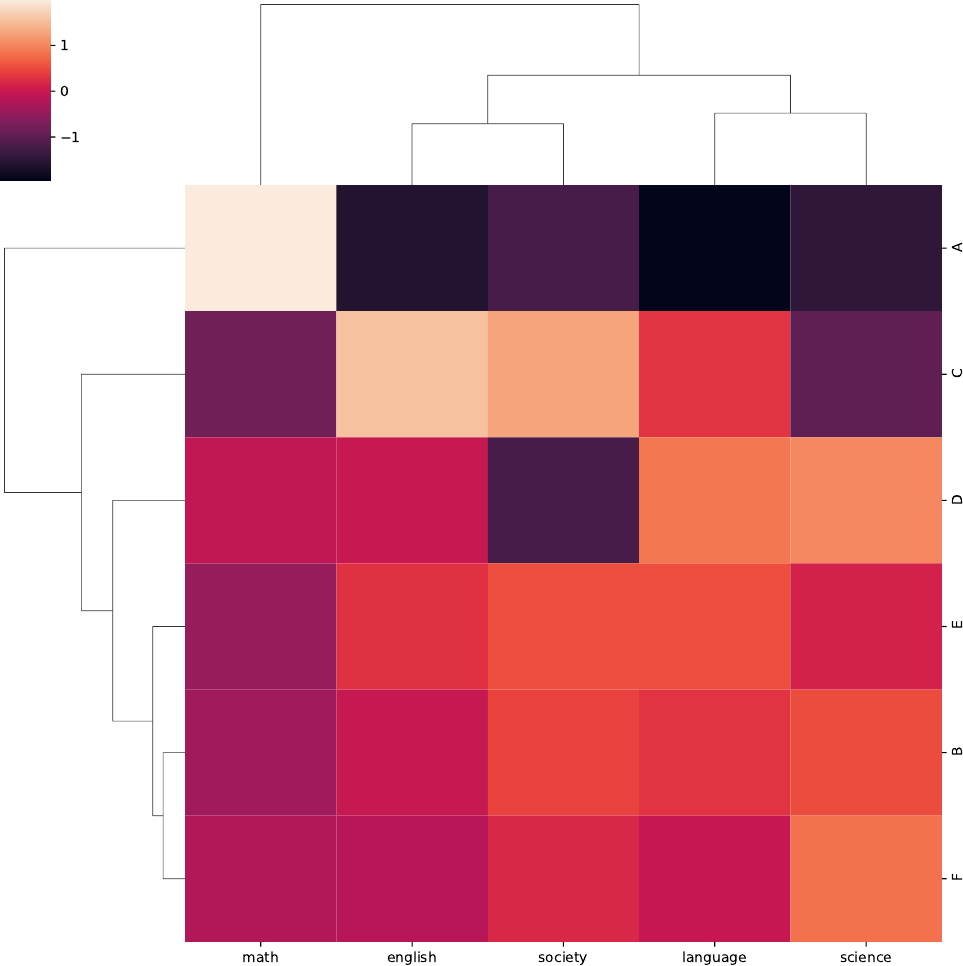

Write the Python code that produced this figure.
import pandas as pd
import seaborn as sns

my_data = pd.DataFrame(
    {'language': [  0,  20,  20,  25,  22,  17],
     'english':  [  0,  20,  40,  20,  24,  18],
     'math':     [100,  20,   5,  30,  17,  25],
     'science':  [  0,  20,   5,  25,  16,  23],
     'society':  [  0,  20,  30,   0,  21,  17]},
    index=       ['A', 'B', 'C', 'D', 'E', 'F'])

sns.clustermap(my_data, z_score=1) # 列ごとの標準化

import matplotlib.pyplot as plt
plt.savefig('13-p-heatmap.pdf')
